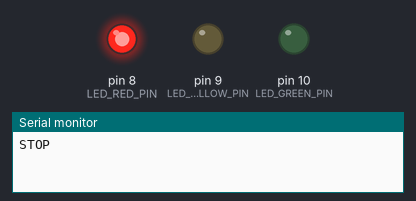
The sketch below on a simulated Arduino Uno, built with avr-gcc and run on an emulated ATmega328P. Parts: output pins drawn as LEDs (lit = HIGH), the last lines printed to the serial monitor.

Above: at 2.5 s.
At 5.5 s:
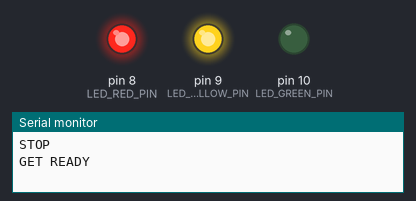
At 8.5 s:
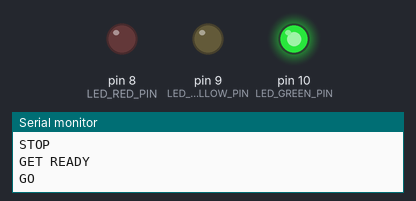
At 12.0 s:
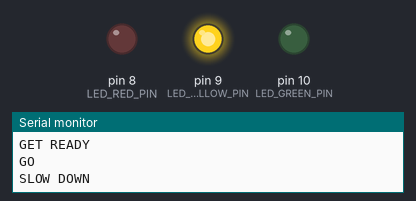
Timing chart, 0 to 16.9 s (numbered marks = the images above):
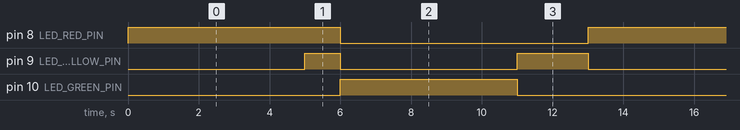

The sketch:

main.ino
```cpp
#include "Led.h"

#define LED_RED_PIN 8
#define LED_YELLOW_PIN 9
#define LED_GREEN_PIN 10

Led ledRed(LED_RED_PIN);
Led ledYellow(LED_YELLOW_PIN);
Led ledGreen(LED_GREEN_PIN);

int state = 0;

void setup() {
  Serial.begin(9600);
}

void loop() {
  changeTrafficLights();
}

void changeTrafficLights() {
  switch(state) {
    case 0:
      ledRed.on();
      ledYellow.off();
      ledGreen.off();
      Serial.println("STOP");
      delay(5000);
      state = 10;
      break;

    // Red-Yellow
		case 10:
			ledRed.on();
			ledYellow.on();
			ledGreen.off();
			Serial.println("GET READY");
			delay(1000);
			state = 20;
			break;

		// Green
		case 20:
			ledRed.off();
			ledYellow.off();
			ledGreen.on();
			Serial.println("GO");
			delay(5000);
			state = 30;
			break;

		// Yellow
		case 30:
			ledRed.off();
			ledYellow.on();
			ledGreen.off();
			Serial.println("SLOW DOWN");
			delay(2000);
			state = 0;
			break;


		// default
		default:
			ledRed.off();
			ledYellow.off();
			ledGreen.off();
			state = 0;
			break;
  }
}
```

Led.cpp
```cpp
#include "Led.h"

Led::Led(byte pin) {
  // Use 'this->' to make the differ between the
  // 'pin' attribute of the class and the
  // local variable 'pin' created from the parameter.
  this->pin = pin;
  init();
}

void Led::init() {
  pinMode(pin, OUTPUT);
  off();
}

void Led::on() {
  digitalWrite(pin, HIGH);
}

void Led::off() {
  digitalWrite(pin, LOW);
}

void Led::pwmSetIntensity(int intensity) {
  analogWrite(pin, intensity);
}
```

Led.h
```cpp
#ifndef MY_LED_H
#define MY_LED_H

#include <Arduino.h>

class Led {

  private:
    byte pin;

  public:
    Led(byte pin);
    void init();
    void on();
    void off();
    void pwmSetIntensity(int intensity);
};

#endif
```

Measured:
- by itself, pin 8 (LED_RED_PIN): alternates HIGH for 6.0 s and LOW for 7.0 s
- by itself, pin 9 (LED_YELLOW_PIN): repeats every 13.0 s: LOW 5.0 s, HIGH 2.0 s, LOW 5.0 s, HIGH 1.0 s
- by itself, pin 10 (LED_GREEN_PIN): alternates HIGH for 5.0 s and LOW for 8.0 s
